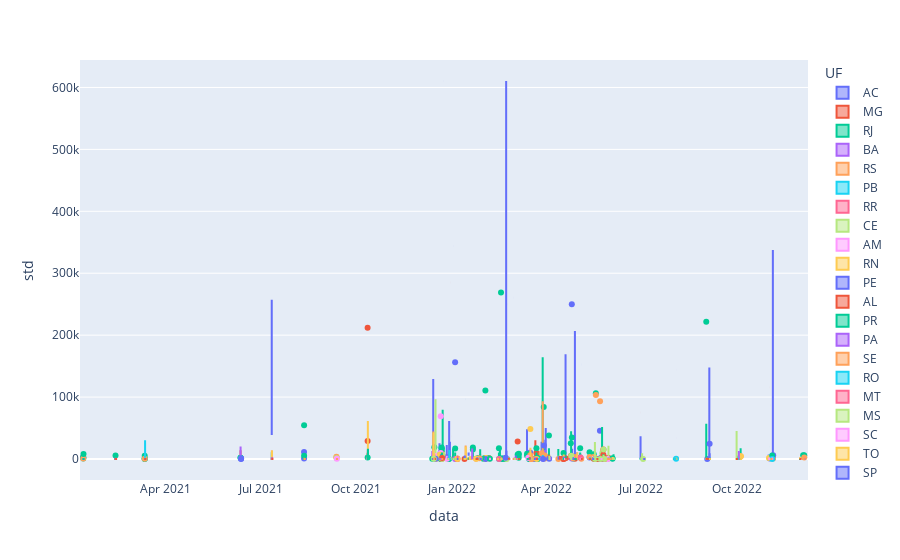

Here is the notebook cell this chart was saved with:
### Code cell
# Avaliando por período

fig = px.box(range1,x='data',y='std',hover_name='Descrição',color='UF')
fig.show()
